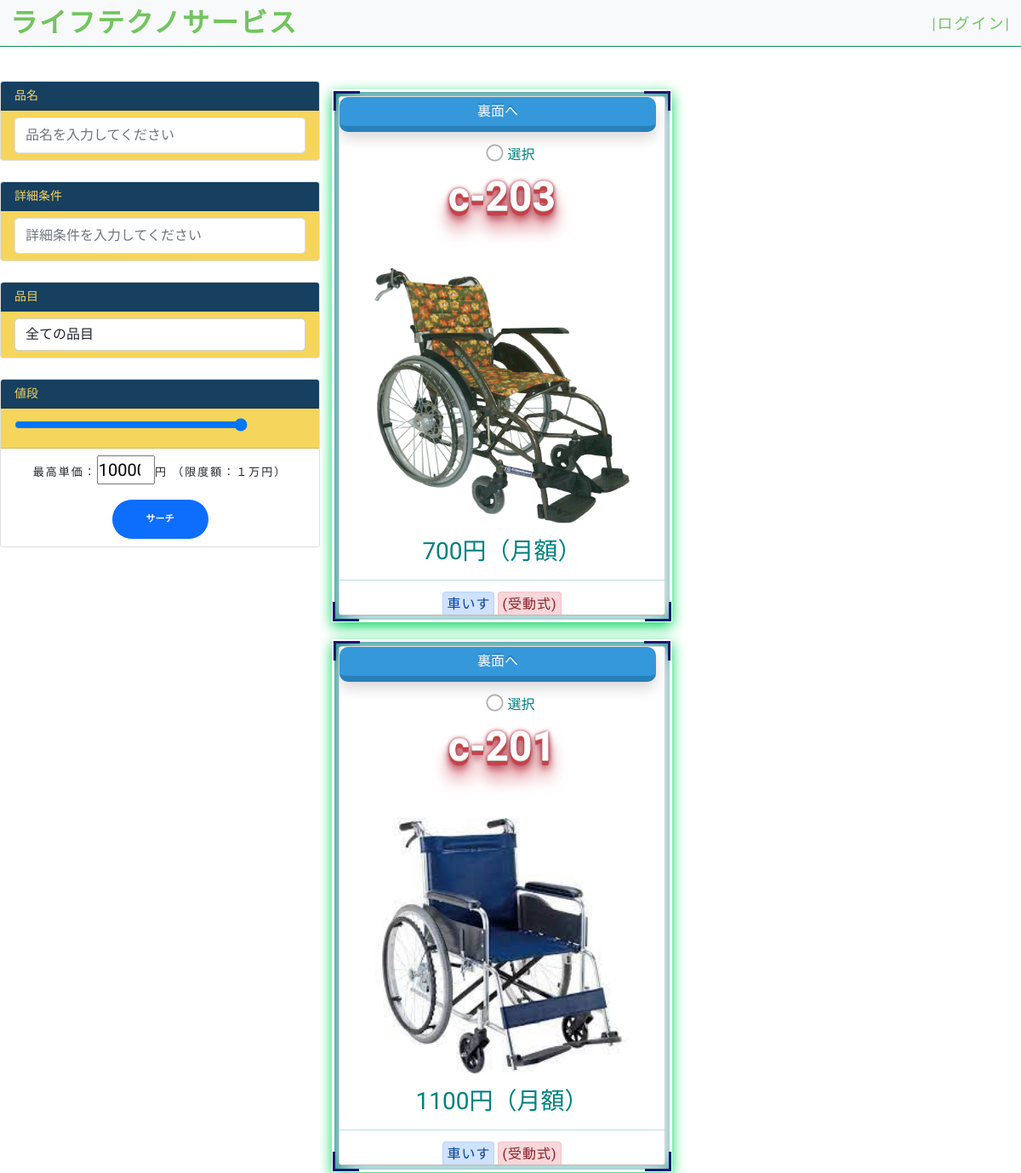
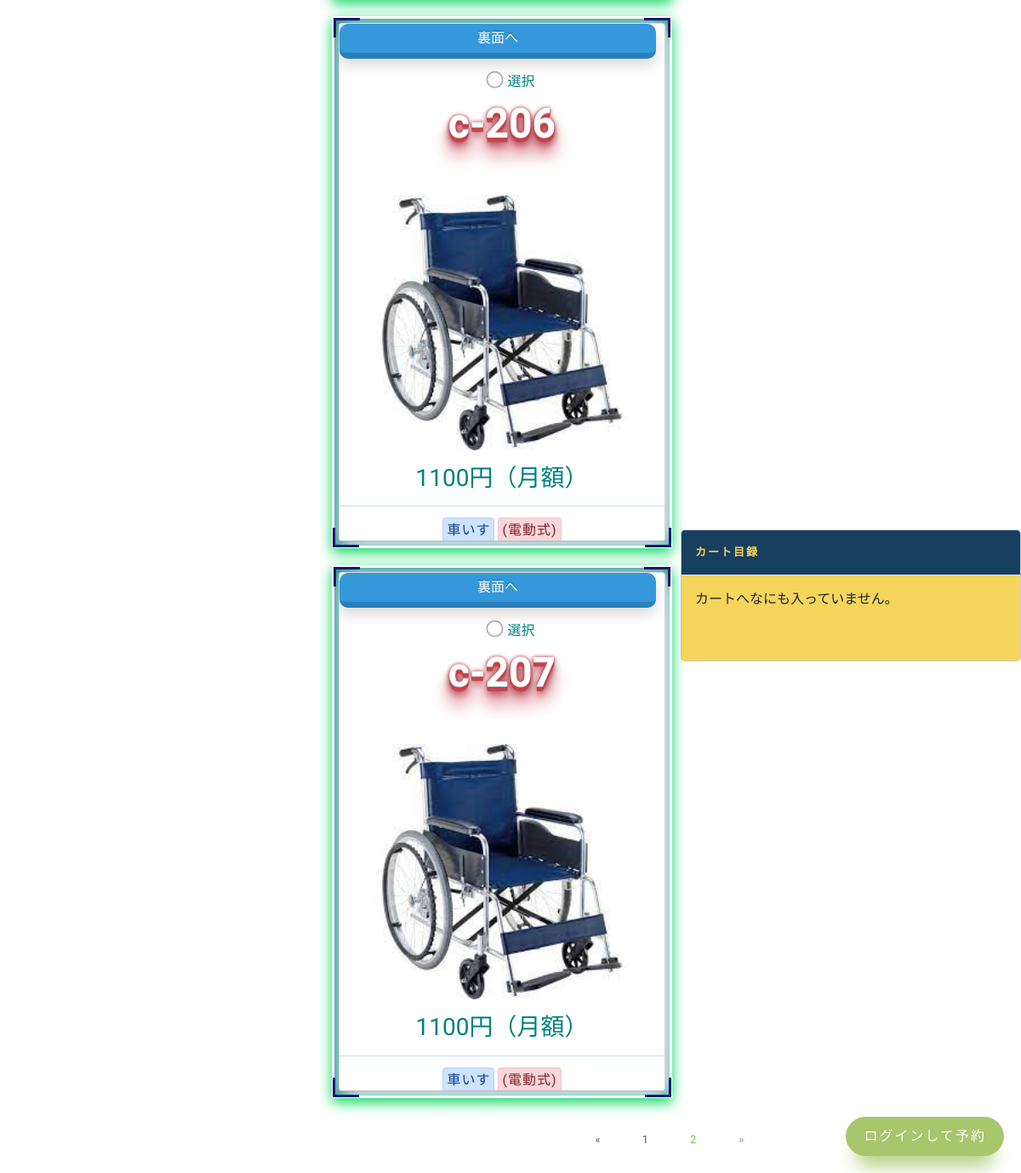
The page /order/ on the database its author committed (2 pictures, top to bottom).
### customer/models.py (models this page shows, shortened)
class MenuItem(models.Model):
    name = models.CharField(max_length=100)
    description = models.TextField()
    image = models.ImageField(upload_to='menu_images/', blank=True)
    price = models.IntegerField()
    category = models.ForeignKey('Category', on_delete=models.CASCADE)
    quantity = models.IntegerField(default=0)
    video_url = models.CharField(max_length=100, blank=True)

class Category(MPTTModel):
    parent = TreeForeignKey('self', on_delete=models.CASCADE, blank=True, null=True, related_name='children')
    name = models.CharField(max_length=100)
    def __str__(self):
        return self.name
    class MPTTMeta:
        order_insertion_by = ['name']

### customer/views.py (the view, shortened to what this page needs)
# urls.py: path('', Order.as_view(), name='order'),
class Order(View):
    def get(self, request, *args, **kwargs):
        items_list = MenuItem.objects.filter(quantity__gt=0)
        categories = Category.objects.all()
        if request.user.is_authenticated:
            if OrderItem.objects.filter(user=request.user, ordered=False):
                order_item = OrderItem.objects.filter(
                    user=request.user, ordered=False)
            else:
                order_item = None
        else:
            order_item = None
        name = request.GET.get('name')
        detail = request.GET.get('detail')
        category = request.GET.get('category')
        maxPrice = request.GET.get('maxPrice')
        if name != ' ' and name is not None:
            items_list = items_list.filter(name__icontains=name)
        if detail != ' ' and detail is not None:
            items_list = items_list.filter(description__icontains=detail)
        if maxPrice != ' ' and maxPrice is not None:
            items_list = items_list.filter(price__range=(0, maxPrice))
        if category != ' ' and category is not None and category != '全ての品目':
            items_list = items_list.filter(category__name__icontains=category)
        price = 0
        if request.user.is_authenticated:
            if OrderItem.objects.filter(user=request.user, ordered=False):
                for item in order_item:
                    price += item.get_total_item_price
        page = request.GET.get('page', 1)
        paginator = Paginator(items_list.order_by('category__parent'), 4)
        items = paginator.page(page)
        context = {
            'order_item': order_item,
            'price': price,
            'items': items,
            'categories': categories
        }
        return render(request, 'customer/order.html', context)

### customer/templates/customer/order.html (shortened to what this page needs)
{% extends 'base.html' %}
{% load static %}
{% block content %}
<br>
<div id="slideOut" style="z-index: 2;">
  <div class="modal-content">
    <div class="modal-header" style="background-color:#173F5F">
      <h4 class="modal-title" style="color:#F6D55C">カート目録</h4>
    </div>
    <div class="modal-body" style="background-color:#F6D55C">
{% if order_item %}
{% if user.is_authenticated %}
      <table class="table table-hover table-striped">
        <thead  style="background-color:#20639B">
            <tr style="color:#F6D55C">
                <th scope="col">商品名</th>
                <th scope="col">単価</th>
                <th scope="col">数量</th>
                <th scope="col">削除</th>
                <th scope="col">値段</th>
            </tr>
        </thead>
        <tbody>
        {% for order in order_item %}
          <tr style="color:#20639B">
            <td>{{ order.items.name }}</td>
            <td>{{ order.items.price }}円</td>
            <td>{{ order.quantity }}</td>
            <td><a href="{% url 'remove_from_cart' order.items.pk %}">
            <i class="fa fa-minus mr-2"></i></a></td>
            <td>{{ order.get_total_item_price }}円</td>
          </tr>
        {% endfor %}
        </tbody>
          <tfoot style="background-color:#ED553B">
            <tr style="color:#F6D55C">
              <td>合計：</td>
              <td></td>
              <td></td>
              <td></td>
              <td>{{price}}円</td>
            </tr>
          </tfoot>
        </table>
        <a href="{% url 'cart' %}"class="action-button shadow animate blue m-3" style="color:#F6D55C"><span><i class="fa fa-book mr-2"></i>予約確認</span></a>
  {% else %}
    ログインが必要です。
  {% endif %}
  {% else %}
  カートへなにも入っていません。
{% endif %}
    </div>
  </div>
</div>
<div class="container d-lg-flex">
  <div class="row" style="min-width:400px" data-aos="slide-right" data-aos-delay="500">
    <form method="GET">
        <div class="card mb-4 mt-3">
            <h5 class="card-header" style="background-color: #173F5F;color:#F6D55C;">品名</h5>
            <div class="list-group list-group-flush">
                <li class="list-group-item" style="background-color:#F6D55C;">
                    <div class="form-group">
                        <input class="form-control py-2 border-right-0 border" type="search" name="name" placeholder="品名を入力してください">
                    </div>
                </li>
            </div>
        </div>
        <div class="card mb-4">
            <h5 class="card-header"  style="background-color: #173F5F;color:#F6D55C;">詳細条件</h5>
            <div class="list-group list-group-flush">
                <li class="list-group-item" style="background-color:#F6D55C;">
                    <div class="form-group">
                        <input class="form-control py-2 border-right-0 border" type="search" name="detail" placeholder="詳細条件を入力してください">
                    </div>
                </li>
            </div>
        </div>
        <div class="card mb-4">
            <h5 class="card-header" style="background-color: #173F5F;color:#F6D55C;">品目</h5>
            <div class="list-group list-group-flush">
                <li class="list-group-item" style="background-color:#F6D55C;">
                    <div class="form-group">
                        <select name="category" id="category" class="form-control">
                            <option selected>全ての品目</option>
                        </select>
                    </div>
                </li>
            </div>
        </div>
        <div class="card mb-4">
            <h5 class="card-header" style="background-color: #173F5F;color:#F6D55C;">値段</h5>
            <div class="list-group list-group-flush">
                <li class="list-group-item" style="background-color:#F6D55C;">
                    <input type="range" value="10000"　id="rangeInput" oninput="maxPrice.value=this.value"　min="0" max="10000" style="width:80%">
                </li>
                <li class="list-group-item text-center">
                    最高単価：<input type="number" value="10000" style="width:20%; font-size:20px;" onkeyup="rangeInput.value=this.value" id="maxPrice" name="maxPrice" min="0" max="10000">円
                    （限度額：１万円）
                    <button id="priceFilterBtn" class="btn btn-primary btn-sm mt-3">サーチ</button>
                </li>
            </div>
        </div>
    </form>
  </div>
  <section id="about-us" class="about-us padd-section p-0 " style="width:100%;">
      {% if items %}
      <form method="POST">
          <div class="row d-flex flex-wrap p-3">
              {% for item in items %}
              <div class="col-xxl-3 col-lg-6 col-md-12 text-center callout" id="sidebar-blog" data-aos="fade-up">
                  <div class="card m-0 p-0">
                      <div class="front">
                          <div class="flipButton action-button shadow animate blue arrow">裏面へ</div>
                          <label class="checkbox-wrap form-check-label p-0 m-0" id="onetarget">
                          <span class="checkmark"></span>
                          選択
                          </label>
                          <div class="hit-the-floor pb-5">{{ item.name }}</div>
                          {% if item.image %}
                          <img class="rounded center-block" src="{{ item.image.url }}" style="width:300px; height:300px;">{% endif %}
                          <h3 class="mt-3" data-aos="fade-left">{{ item.price }}円（月額）</h3>
                          <hr>
                          <span class="alert alert-primary p-1">{{ item.category.parent }}</span>
                          <span class="alert alert-danger p-1">({{ item.category }})</span>
                      </div>
                      <div class="back">
                          <div class="flipButton action-button shadow animate blue arrow">表面へ</div>
                          現在在庫量
                          <h3 class="mt-3" data-aos="fade-left">{{ item.quantity }}</h3>
                          {% if item.video_url %}
                          <hr>
                          操作動画
                          {% endif %}
                          <hr>
                          詳細情報
                          <ul class="list-unstyled" data-aos="fade-right">
                            <li><i class="fa fa-angle-right"></i>{{ item.description }}</li>
                          </ul>
                      </div>
                  </div>
              </div>
              {% endfor %}
          </div>
          {% if user.is_authenticated %}
          <button type="submit" id="one" class="floating-btn"><i class="fa fa-shopping-cart" aria-hidden="true"></i>&emsp;カートに入れる</button>
          {% else %}
          <a href="{% url 'login' %}" class="floating-btn">ログインして予約</a>
          {% endif %}
      </form>
      {% endif %}
      {% if items.has_other_pages %}
      <ul class="pagination justify-content-center">
          {% if items.has_previous %}
          <li class="m-2"><a class="p-3" href="?page={{ items.previous_page_number }}">&laquo;</a></li>
          {% else %}
          <li class="m-2 disabled"><span class="p-3">&laquo;</span></li>
          {% endif %}
          {% for i in items.paginator.page_range %}
          {% if items.number == i %}
          <li class="m-2 active"><span class="p-3">{{ i }} <span class="sr-only">(current)</span></span></li>
          {% else %}
          <li class="m-2"><a class="p-3" href="?page={{ i }}">{{ i }}</a></li>
          {% endif %}
          {% endfor %}
          {% if items.has_next %}
          <li class="m-2"><a class="p-3" href="?page={{ items.next_page_number }}">&raquo;</a></li>
          {% else %}
          <li class="m-2 disabled"><span>&raquo;</span></li>
          {% endif %}
      </ul>
      {% endif %}
  </section>
</div>
{% endblock content %}

### static/style.css (style rules this page uses)
.hit-the-floor { color: white; font-size: 3em; font-weight: bold; text-shadow: 0 1px 0 #ccc, 0 2px 0 rgb(197,66,55), 0 3px 0 rgb(197,66,66), 0 4px 0 rgb(197,66,77), 0 5px 0 rgb(197,66,82), 0 6px 1px rgb(197,66,82), 0 0 5px rgb(197,66,82), 0 1px 3px rgb(197,66,92), 0 3px 5px rgba(0,0,0,.2), 0 5px 10px rgba(0,0,0,.25), 0 10px 10px rgb(197,67,82), 0 20px 20px rgb(197,68,82); }
.hit-the-floor { text-align: center; }
body { background-color: #fff; font-family: "Kosugi Maru", sans-serif; }
h1, h2, h3, h4, h5, h6 { margin: 0; }
h4 { color: #000; font-size: 13px; font-weight: 700; letter-spacing: 2px; text-transform: uppercase; line-height: 2; }
h5 { color: #626262; font-size: 14px; font-weight: 500; }
a { letter-spacing: 2px; text-decoration: none; color: #71c55d; }
ul { letter-spacing: 1px; }
li { color: #626262; font-size: 13px; font-weight: 400; letter-spacing: 2px; line-height: 30px; text-transform: capitalize; }
span { letter-spacing: 1px; }
.btn { border: 1px solid #fff; border-radius: 50px; color: #fff; font-size: 11px; font-weight: 600; padding: 15px 40px; text-transform: uppercase; transition: all 0.5s ease-in-out 0s; }
.fa { font-size: 13px; }
section { overflow: hidden; }
.padd-section { padding-bottom: 80px; padding-top: 80px; }
#about-us img { max-width: 100%; }

### rows shown on the page
MenuItem: name "c-203", image (picture), price "700", category.parent "車いす", category "受動式", quantity "7"
MenuItem: name "c-201", image (picture), price "1100", category.parent "車いす", category "受動式", quantity "5"
MenuItem: name "c-206", image (picture), price "1100", category.parent "車いす", category "電動式", quantity "2"
MenuItem: name "c-207", image (picture), price "1100", category.parent "車いす", category "電動式", quantity "3"

### other values the page prints
{{ i }} "1"
{{ i }} "2"
